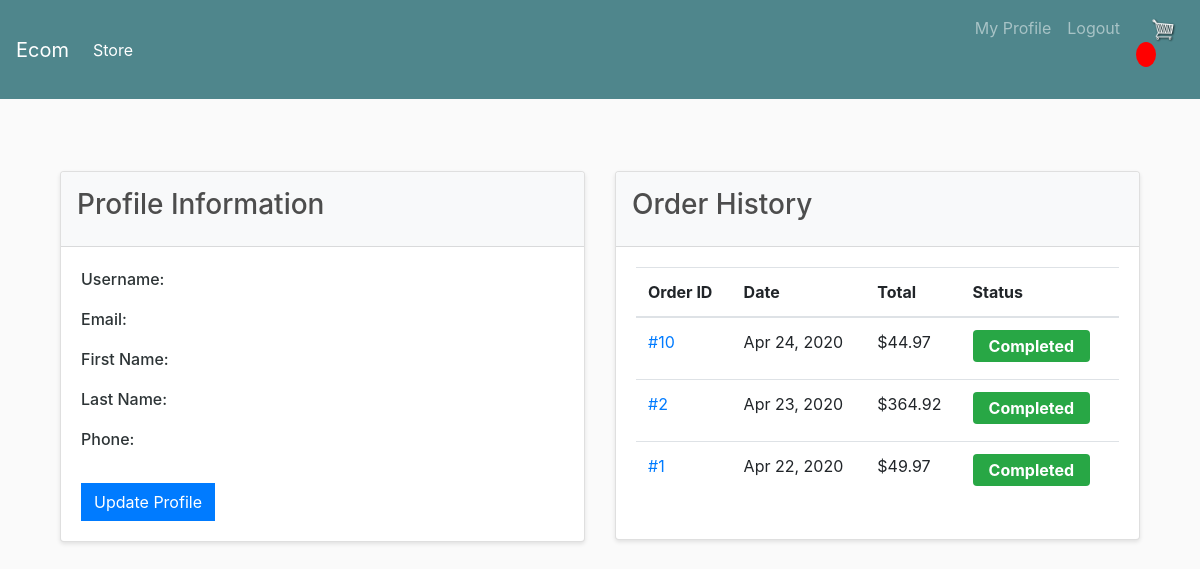
/profile/ (signed in), run on the app's committed database.
### store/models.py (models this page shows, shortened)
class Order(models.Model):
	customer = models.ForeignKey(Customer, on_delete=models.SET_NULL, null=True, blank=True)
	date_ordered = models.DateTimeField(auto_now_add=True)
	complete = models.BooleanField(default=False)
	transaction_id = models.CharField(max_length=100, null=True)
	@property
	def get_cart_total(self):
		orderitems = self.orderitem_set.all()
		total = sum([item.get_total for item in orderitems])
		return total

class OrderItem(models.Model):
	product = models.ForeignKey(Product, on_delete=models.SET_NULL, null=True)
	order = models.ForeignKey(Order, on_delete=models.SET_NULL, null=True)
	quantity = models.IntegerField(default=0, null=True, blank=True)
	date_added = models.DateTimeField(auto_now_add=True)
	@property
	def get_total(self):
		total = self.product.price * self.quantity
		return total

class Product(models.Model):
	name = models.CharField(max_length=200, null=True)
	price = models.FloatField()
	digital = models.BooleanField(default=False, null=True, blank=True)
	image = models.ImageField(null=True, blank=True)
	category = models.ForeignKey(
		Category,
		on_delete=models.SET_NULL,
		null=True,
		blank=True
	)
	brand = models.CharField(
		max_length=200,
		null=True,
		blank=True,
		default="Unbranded"
	)
	description = models.TextField(
		null=True,
		blank=True,
		default="No description available"
	)
	is_available = models.BooleanField(
		default=True
	)
	created_date = models.DateTimeField(
		auto_now_add=True,
		null=True
	)
	modified_date = models.DateTimeField(
		auto_now=True,
		null=True
	)
	stock = models.IntegerField(default=100)
	sku = models.CharField(
		max_length=100,
		null=True,
		blank=True,
		unique=True
	)

### store/views.py (the view)
# urls.py: path('profile/', views.profile, name='profile'),
@login_required
def profile(request):
    customer = request.user.customer
    orders = Order.objects.filter(customer=customer, complete=True).order_by('-date_ordered')
    context = {
        'customer': customer,
        'orders': orders,
    }
    return render(request, 'store/profile.html', context)

### store/templates/store/profile.html (shortened to what this page needs)
{% extends 'store/main.html' %}
{% load static %}
{% block content %}
<div class="container mt-5">
    <div class="row">
        <div class="col-md-6">
            <div class="card">
                <div class="card-header">
                    <h3>Profile Information</h3>
                </div>
                <div class="card-body">
                    <form method="POST" enctype="multipart/form-data">
                        <div class="form-group">
                            <label>Username:</label>
                        </div>
                        <div class="form-group">
                            <label>Email:</label>
                        </div>
                        <div class="form-group">
                            <label>First Name:</label>
                        </div>
                        <div class="form-group">
                            <label>Last Name:</label>
                        </div>
                        <div class="form-group">
                            <label>Phone:</label>
                        </div>
                        <button type="submit" class="btn btn-primary mt-3">Update Profile</button>
                    </form>
                </div>
            </div>
        </div>
        <div class="col-md-6">
            <div class="card">
                <div class="card-header">
                    <h3>Order History</h3>
                </div>
                <div class="card-body">
                    {% if orders %}
                        <div class="table-responsive">
                            <table class="table">
                                <thead>
                                    <tr>
                                        <th>Order ID</th>
                                        <th>Date</th>
                                        <th>Total</th>
                                        <th>Status</th>
                                    </tr>
                                </thead>
                                <tbody>
                                    {% for order in orders %}
                                    <tr>
                                        <td><a href="{% url 'order_success' order.id %}">#{{ order.id }}</a></td>
                                        <td>{{ order.date_ordered|date:"M d, Y" }}</td>
                                        <td>${{ order.get_cart_total|floatformat:2 }}</td>
                                        <td>
                                            <span class="badge {% if order.complete %}bg-success{% else %}bg-warning{% endif %}">
                                                {{ order.complete|yesno:"Completed,Pending" }}
                                            </span>
                                        </td>
                                    </tr>
                                    {% endfor %}
                                </tbody>
                            </table>
                        </div>
                    {% else %}
                        <p>No orders found.</p>
                    {% endif %}
                </div>
            </div>
        </div>
    </div>
</div>
{% endblock content %}

### static/css/main.css (style rules this page uses)
body { background-color: hsl(0, 0%, 98%); }
h1,h2,h3,h4,h5,h6 { color:hsl(0, 0%, 30%); }
.btn { border-radius: 0; }
.badge { padding: 8px; margin-right: 5px; margin-bottom: 5px; }
.badge { font-size: 1em; padding: 0.5em 1em; }
.card { transition: transform 0.2s; }
.form-group { margin-bottom: 25px; }
.form-group label { display: block; margin-bottom: 8px; color: #2d3436; font-weight: 500; }

### store/templates/store/profile.html (style rules this page uses)
.form-group { margin-bottom: 1rem; }
.form-group label { display: block; margin-bottom: 0.5rem; }
.card { box-shadow: 0 2px 4px rgba(0,0,0,0.1); margin-bottom: 20px; }
.card-header { background-color: #f8f9fa; padding: 1rem; }
.badge { padding: 0.5em 1em; border-radius: 0.25rem; }
.bg-success { background-color: #28a745!important; color: white; }

### data on the page
Order: id "10", date_ordered "Apr 24, 2020", get_cart_total "44.97", complete "Completed"
Order: id "2", date_ordered "Apr 23, 2020", get_cart_total "364.92", complete "Completed"
Order: id "1", date_ordered "Apr 22, 2020", get_cart_total "49.97", complete "Completed"
